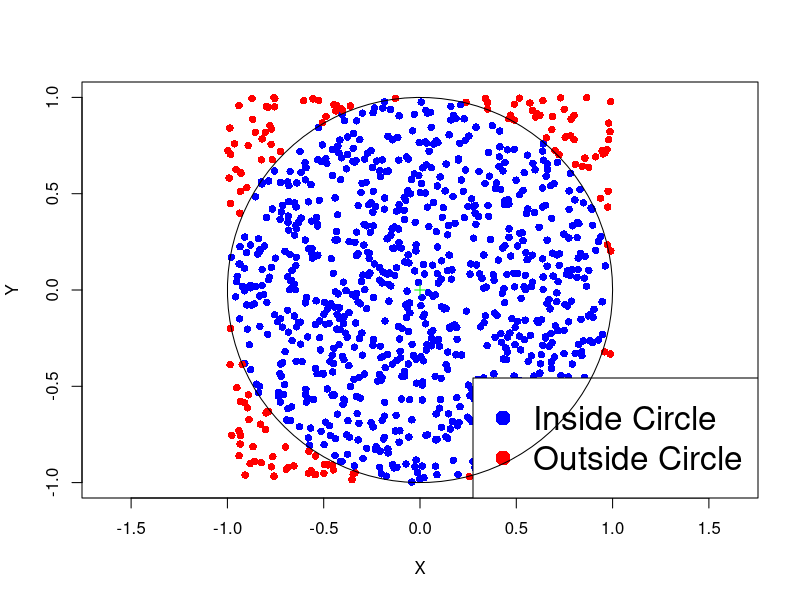

The R script that drew this image:
## ---- chunk 1
# Enter counts and null hypothesis probabilities
counts <- c(13, 17, 9, 17, 18, 26)
null_probs <- rep(1/6, 6)

# Perform goodness-of-fit test
ans <- chisq.test(counts, p = null_probs)

# Print answer
print(ans)
## ---- chunk 2
# Enter counts and null hypothesis probabilities
counts <- c(35, 40 , 25)
null_probs <- c(0.35, 0.35, 0.3)

# Compute total counts
m <- sum(counts)

# Compute degrees of freedom
degrees <- length(counts) - 1

# Compute expected counts
exp_counts <- m * null_probs

# Compute chi-squared statistic
chi_squared <- sum( (counts - exp_counts)^2 / exp_counts )

# Compute p-value
p_value <- 1 - pchisq(chi_squared, df = degrees)

# Print p-value
cat("The p-value is:", p_value)
## ---- chunk 3
#| fig-asp: 1

R <- 1
niters <- 1000
total <- 0
in_circle <- 0

# Function to plot the points
plot_points <- function(x, y, R) {
  plot(x, y, col = ifelse(x^2 + y^2 <= R^2, "blue", "red"), pch = 16, xlab = "X", ylab = "Y", asp = 1, frame.plot = TRUE, xlim = c(-1,1), ylim = c(-1,1) )
  points(0, 0, col = "green", pch = 3)  # Plotting the center of the circle
  legend("bottomright", legend = c("Inside Circle", "Outside Circle"), col = c("blue", "red"), pch = 16, cex = 2)
  circle <- seq(0, 2 * pi, length.out = 100)
  lines(R * cos(circle), R * sin(circle))  # Plotting the circle
}

x <- runif(niters, -R, R)
y <- runif(niters, -R, R)
plot_points(x, y, R)

## ---- chunk 4
N <- 10000
total <- 0      # Counts total number of points
in_circle <- 0  # Counts points falling in circle

for (j in 1:10) {
  for (i in 1:N) {
    x <- runif(1, -1, 1); y <- runif(1, -1, 1);  # sample point (x,y)
    if (x^2 + y^2 <= 1) {    
      in_circle <- in_circle + 1  # If (x,y) in circle increase counter
    }
    total <- total + 1  # Increase total counter
  }
  
  pi_approx <- ( in_circle / total ) * 4  # Compute approximate area

  cat(sprintf("After %8d iterations pi is %.08f, error is %.08f\n",
     (j * N), pi_approx, abs(pi_approx - pi)))
}
## ---- chunk 5
# Enter counts and null hypothesis probabilities
counts <- c(32, 15, 9, 4)
null_probs <- c(0.5, 0.3, 0.15, 0.05)

# Compute total counts
m <- sum(counts)

# Compute expected counts
exp_counts <- m * null_probs

# Compute the observed chi-squared statistic
obs_chi_squared <- sum( (counts - exp_counts)^2 / exp_counts )

# Number of Monte Carlo simulations
N <- 100000

# Initialize counter for extreme statistics
count_extreme_statistics <- 0

# Perform Monte Carlo simulations

for (i in 1:N) {
  # Simulate multinomial counts under null hypothesis
  simul_counts <- rmultinom(1, m, null_probs)
  
  # Compute chi-squared statistic for the simulated counts
  simul_chi_squared <- sum( (simul_counts - exp_counts )^2 / exp_counts)
  
  # Check if simulated chi-squared statistic is extreme
  if (simul_chi_squared >= obs_chi_squared) {
    count_extreme_statistics <- count_extreme_statistics + 1
  }
}

# Compute Monte Carlo p-value
monte_carlo_p_value <- count_extreme_statistics / N

# Perform chi-squared test using built-in R function
chi_squared_test <- chisq.test(counts, p = null_probs, 
                               simulate.p.value = TRUE)

# Extract p-value from chi-squared test result
chisq_p_value <- chi_squared_test$p.value

# Print p-values for comparison
cat("\nCustom Monte Carlo p-value:", monte_carlo_p_value)
cat("\nR Monte Carlo p-value:", chisq_p_value)
